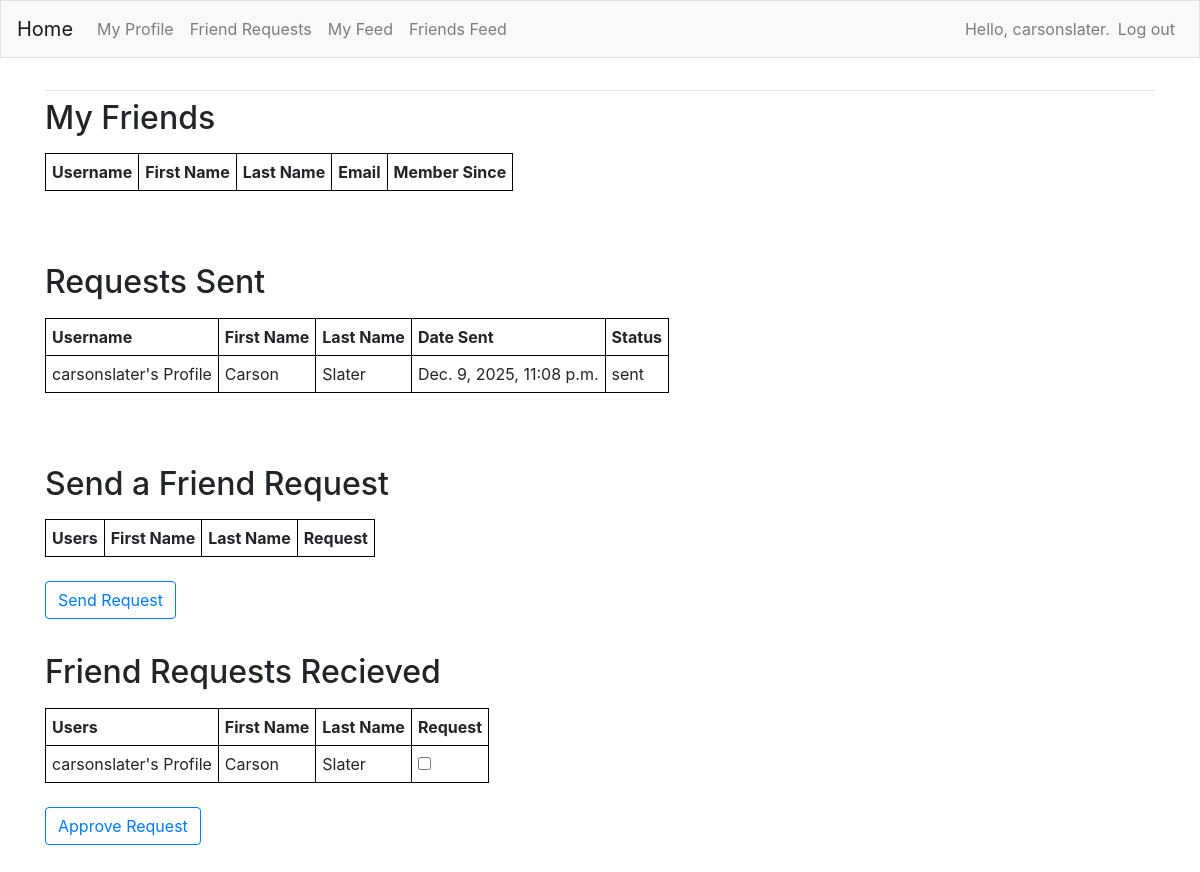
/friends/ (signed in), run on an earlier commit of the app's database.
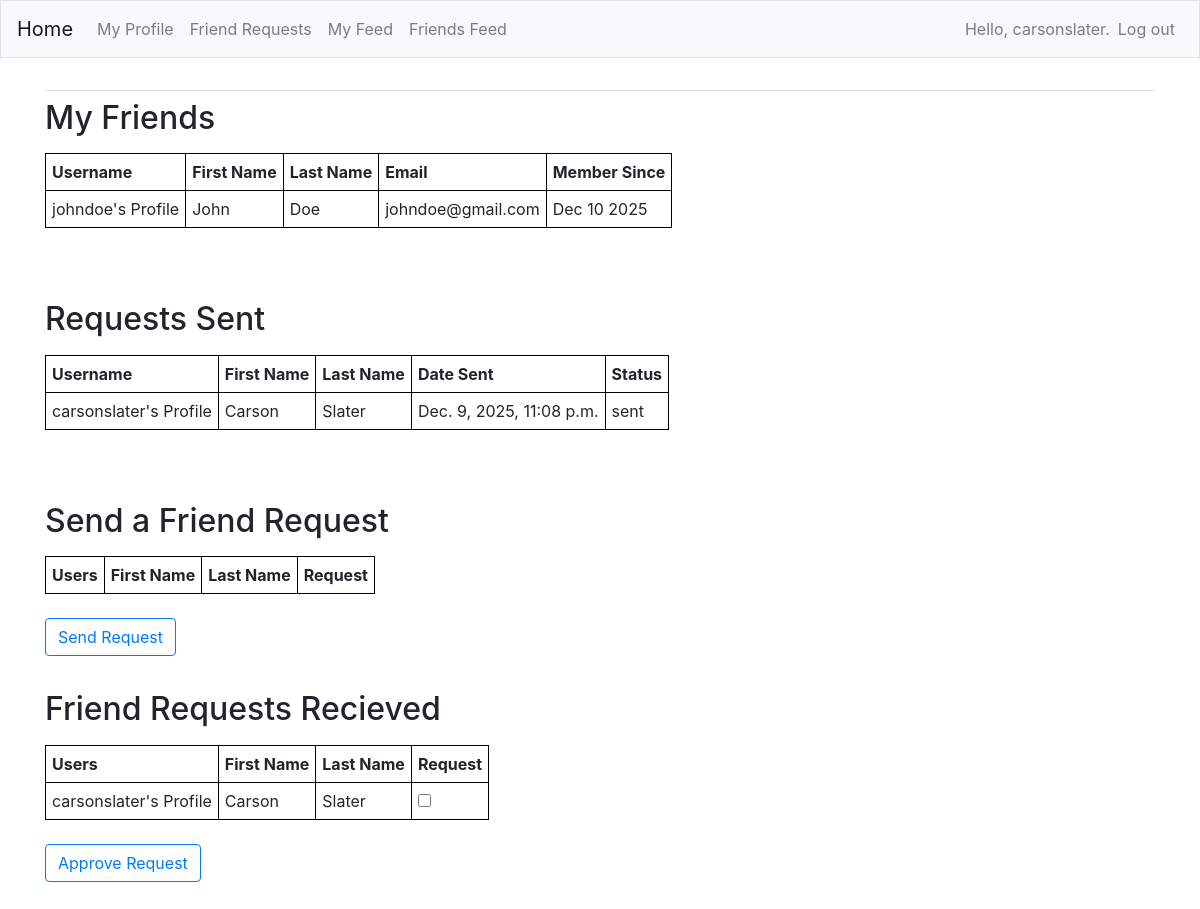
And on a later commit of the database.
### FeedApp/models.py (models this page shows)
class Relationship(models.Model):
    sender = models.ForeignKey(Profile, on_delete=models.CASCADE, related_name="sender")
    receiver = models.ForeignKey(
        Profile, on_delete=models.CASCADE, related_name="receiver"
    )
    status = models.CharField(max_length=8, choices=STATUS_CHOICES, default="sent")
    created = models.DateTimeField(auto_now_add=True)
    updated = models.DateTimeField(auto_now=True)

class Profile(models.Model):
    first_name = models.CharField(max_length=200, blank=True)
    last_name = models.CharField(max_length=200, blank=True)
    email = models.EmailField(max_length=300, blank=True)
    dob = models.DateField(null=True, blank=True)
    bio = models.TextField(blank=True)
    user = models.OneToOneField(User, on_delete=models.CASCADE)
    friends = models.ManyToManyField(User, blank=True, related_name="friends")
    created = models.DateTimeField(auto_now_add=True)
    updated = models.DateTimeField(auto_now=True)
    def __str__(self):
        return f"{self.user.username}'s Profile"

### FeedApp/views.py (the view, shortened to what this page needs)
# urls.py: path('friends/', views.friends, name='friends'),
@login_required
def friends(request):
    admin_profile = Profile.objects.get(user=1) # Assuming user ID 1 is admin.
    user_profile, created = Profile.objects.get_or_create(user=request.user)
    user_friends = user_profile.friends.all()
    user_friends_profiles = Profile.objects.filter(user__in=user_friends)
    user_relationships = Relationship.objects.filter(sender=user_profile)
    request_sent_profiles = user_relationships.values('receiver')
    all_profiles = Profile.objects.exclude(user=request.user).exclude(id__in=user_friends_profiles).exclude(id__in=request_sent_profiles)
    request_recieved_profiles = Relationship.objects.filter(receiver=user_profile, status='sent')
    if not user_relationships.exists():
        Relationship.objects.create(sender=user_profile, receiver=admin_profile, status='sent')
    if request.method == 'POST' and request.POST.get("send_requests"):
        receivers = request.POST.getlist("send_requests")
        for receiver in receivers:
            receiver_profile = Profile.objects.get(id=receiver)
            Relationship.objects.create(sender=user_profile, receiver=receiver_profile, status='sent')
        return redirect('FeedApp:friends')
    context = {'user_friends_profiles': user_friends_profiles, 'user_relationships':user_relationships,
               'all_profiles': all_profiles, 'request_recieved_profiles': request_recieved_profiles}
    return render(request, 'FeedApp/friends.html', context)

### FeedApp/templates/FeedApp/friends.html (shortened to what this page needs)
{% extends "FeedApp/base.html" %}
{% load bootstrap4 %}
{% block content %}
<h2>
    <p>My Friends</p>
</h2>
<table>
    <tr>
        <th>Username</th>
        <th>First Name</th>
        <th>Last Name</th>
        <th>Email</th>
        <th>Member Since</th>
    </tr>
    {% for friend in user_friends_profiles %}
    <tr>
        <td>{{friend}}</td>
        <td>{{friend.first_name}}</td>
        <td>{{friend.last_name}}</td>
        <td>{{friend.email}}</td>
        <td>{{friend.created|date:"M d Y"}}</td>
    </tr>
    {% endfor %}
</table>
<br><br><br>
<h2>
    <p>Requests Sent</p>
</h2>
<table>
    <tr>
        <th>Username</th>
        <th>First Name</th>
        <th>Last Name</th>
        <th>Date Sent</th>
        <th>Status</th>
    </tr>
    {% for r in user_relationships %}
    <tr>
        <td>{{r.receiver}}</td>
        <td>{{r.receiver.first_name}}</td>
        <td>{{r.receiver.last_name}}</td>
        <td>{{r.receiver.created}}</td>
        <td>{{r.status}}</td>
    </tr>
    {% endfor %}
</table>
<br><br><br>
<h2>
    <p>Send a Friend Request</p>
</h2>
<form action="{% url 'FeedApp:friends' %}" method="POST">
    <table>
        <tr>
            <th>Users</th>
            <th>First Name</th>
            <th>Last Name</th>
            <th>Request</th>
        </tr>
    </table>
    <br>
    <button type="submit" class="btn btn-outline-primary" style="float: left;">Send Request</button>
</form>
<br><br><br>
<h2>
    <p>Friend Requests Recieved</p>
</h2>
<form action="{% url 'FeedApp:friends' %}" method="POST">
    <table>
        <tr>
            <th>Users</th>
            <th>First Name</th>
            <th>Last Name</th>
            <th>Request</th>
        </tr>
        {% for rr in request_recieved_profiles %}
        <tr>
            <td>{{rr.sender}}</td>
            <td>{{rr.sender.first_name}}</td>
            <td>{{rr.sender.last_name}}</td>
            <td><input type="checkbox" name="recieve_requests" value="{{rr.id}}"></td>
        </tr>
        {% endfor %}
    </table>
    <br>
    <button type="submit" class="btn btn-outline-primary" style="float: left;">Approve Request</button>
    <br><br><br><br>
</form>
{% endblock content %}

What changed in the data, as far as the page shows it:
added Profile: user.username "johndoe's Profile", first_name "John", last_name "Doe", email "johndoe@gmail.com", created "Dec 10 2025"
